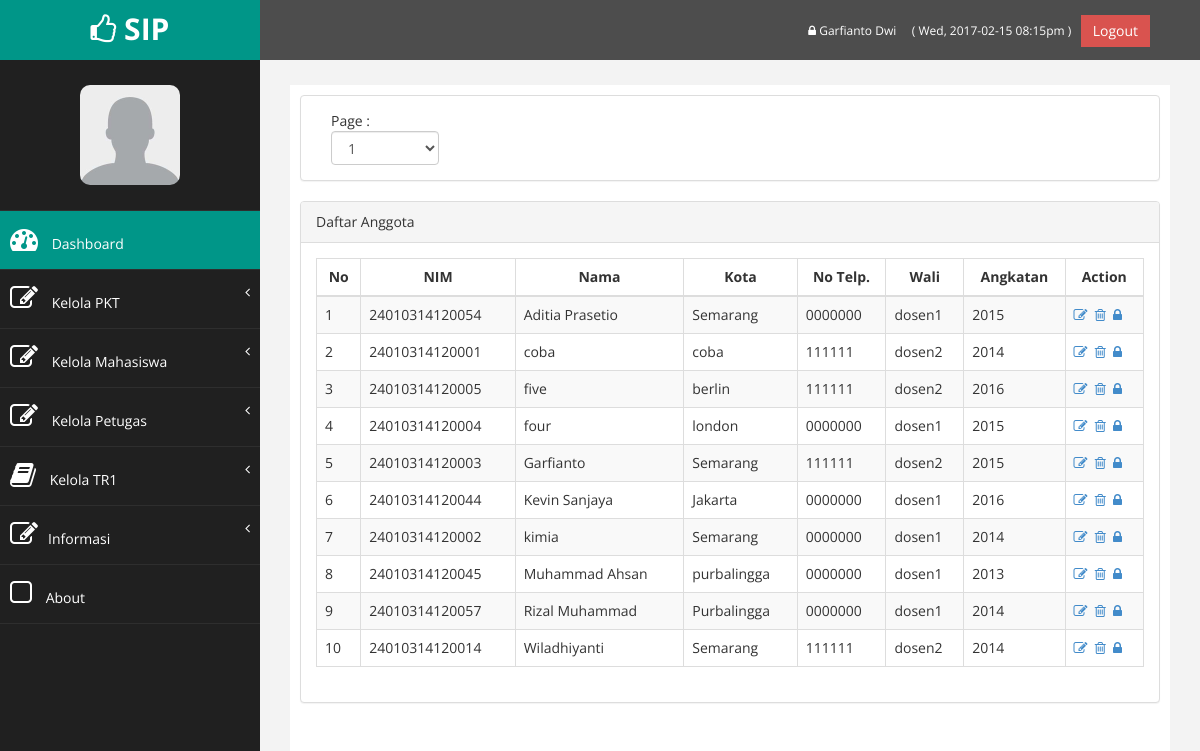
The app's page /dashboard/daftar_anggota.php (signed in) with its own data.
### tables this page shows
CREATE TABLE `petugas` (
  `idpetugas` int(11) NOT NULL,
  `nama` varchar(30) NOT NULL,
  `email` varchar(50) NOT NULL,
  `password` varchar(50) NOT NULL
);

CREATE TABLE `anggota` (
  `nim` varchar(20) NOT NULL,
  `nama` varchar(30) NOT NULL,
  `password` varchar(50) NOT NULL,
  `alamat` varchar(150) NOT NULL,
  `kota` varchar(30) NOT NULL,
  `email` varchar(50) NOT NULL,
  `no_telp` varchar(15) NOT NULL,
  `id_wali` varchar(20) NOT NULL,
  `angkatan` varchar(10) NOT NULL,
  `judul` varchar(80) NOT NULL,
  `idlab` varchar(10) NOT NULL
);

CREATE TABLE `dosen` (
  `nip` varchar(18) NOT NULL,
  `nama_dosen` varchar(30) NOT NULL,
  `alamat` varchar(50) NOT NULL,
  `no_telp` varchar(20) NOT NULL,
  `topik` varchar(30) NOT NULL,
  `password` varchar(50) NOT NULL,
  `email` varchar(50) NOT NULL,
  `id_wali` varchar(10) NOT NULL,
  `idlab` varchar(10) NOT NULL
);

### dashboard/functions.php (called while the page is built, shortened)
<?php
	require_once('connect.php');
	$con = mysqli_connect($db_host, $db_username, $db_password, $db_database);
	$site_name="SIP";
	if(isset($_SESSION['sip_masuk_aja'])){
		if($_SESSION['sip_status']=='petugas'){
			$query = "SELECT * FROM petugas WHERE idpetugas=".$_SESSION['sip_masuk_aja']."";
			$petugas=mysqli_query($con,$query);
			$petugas=$petugas->fetch_object();
			$status=$_SESSION['sip_status'];
		}elseif($_SESSION['sip_status']=='anggota'){
			$query = "SELECT * FROM anggota WHERE nim=".$_SESSION['sip_masuk_aja']."";
			$anggota=mysqli_query($con,$query);
			$anggota=$anggota->fetch_object();
			$status=$_SESSION['sip_status'];
		}elseif($_SESSION['sip_status']=='dosen'){
			$query = "SELECT * FROM dosen WHERE nip=".$_SESSION['sip_masuk_aja']."";
			$dosen=mysqli_query($con,$query);
			$dosen=$dosen->fetch_object();
			$status=$_SESSION['sip_status'];
		}elseif($_SESSION['sip_status']=='lab'){
			$query = "SELECT * FROM lab WHERE idlab=".$_SESSION['sip_masuk_aja']."";
			$lab=mysqli_query($con,$query);
			$lab=$lab->fetch_object();
			$status=$_SESSION['sip_status'];
		}else {
			echo "Harap ulangi login";
		}
	}
?>

### dashboard/daftar_anggota.php (the view, shortened to what this page needs)
<?php
	include_once('sidebar.php');
?>
<div class="row" >
	<div class="col-md-12 col-sm-12 col-xs-12">
		<div class="panel panel-default">
			<div class="panel-body">
				<div class="col-md-2 col-sm-12 col-xs-12">
					Page :
				<select class='form-control' id='page'>
				<?php
					$query = "SELECT count(nim) as jml_data FROM anggota";
					$result = $con->query( $query );
					$row = $result->fetch_object();
					$jml_data=$row->jml_data;
					$total_page=ceil($jml_data/10);
					for($i=1;$i<=$total_page;$i++){
						echo "<option value='".$i."'>".$i."</option>";
					}
				?>
				</select>
				</div>
			</div>
		</div>
	</div>
</div>
<div class="row" >
	<div class="col-md-12 col-sm-12 col-xs-12">
		<div class="panel panel-default">
			<div class="panel-heading">
			   Daftar Anggota
			</div>
			<div class="panel-body">
				<div class="table-responsive">
					<table class="table table-striped table-bordered table-hover">
						<thead>
							<tr>
								<th>No</th>
								<th>NIM</th>
								<th>Nama</th>
								<th>Kota</th>
								<th>No Telp.</th>
								<th>Wali</th>
								<th>Angkatan</th>
								<th>Action</th>
							</tr>
						</thead>
						<tbody id="hasil_anggota">
						<?php
							$query = "SELECT * FROM anggota INNER JOIN dosen ON anggota.id_wali=dosen.id_wali ORDER BY nama LIMIT 10";
							$result = $con->query( $query );
							$i=1;
							while($row = $result->fetch_object()){
								echo "<tr>";
								echo "<td>".$i."</td>";$i++;
								echo "<td>".$row->nim."</td>";
								echo "<td>".$row->nama."</td>";
								echo "<td>".$row->kota."</td>";
								echo "<td>".$row->no_telp."</td>";
								echo "<td>".$row->nama_dosen."</td>";
								echo "<td>".$row->angkatan."</td>";
								echo "<td>
										<a href='edit_anggota.php?nim=".$row->nim."'><i class='fa fa-edit'></i></a>&nbsp;
										<a href='delete_anggota.php?nim=".$row->nim."'><i class='fa fa-trash-o'></i></a>&nbsp;
										<a href='repass.php?data=anggota&nim=".$row->nim."'><i class='fa fa-lock'></i></a>
									 </td>";
								echo "</tr>";
							}
						?>
						</tbody>
					</table>
				</div>
			</div>
		</div>
	</div>
</div>
<?php
	include_once('footer.php');
?>

### dashboard/sidebar.php (shortened to what this page needs)
<?php
	require_once('functions.php');
?>
<!DOCTYPE html>
<html xmlns="http://www.w3.org/1999/xhtml">
<head>
    <link href="assets/css/bootstrap.css" rel="stylesheet" />
    <link href="assets/css/font-awesome.css" rel="stylesheet" />
    <link href="assets/css/custom.css" rel="stylesheet" />
</head>
<body>
    <div id="wrapper">
		<nav class="navbar navbar-default navbar-cls-top " role="navigation" style="margin-bottom: 0">
            <div class="navbar-header">
                <a class="navbar-brand" hKeloref="index.php"><i class="fa fa-thumbs-o-up"></i> <?php echo $site_name ?></a>
            </div>
			<div style="color: white; padding: 15px 50px 5px 50px; float: right; font-size: 16px;">
				<a href="profil.php" title='Ubah Password' style="color:#fff; font-size:12px;"><i class="fa fa-lock"></i> <?php if($status=="petugas") echo $petugas->nama; elseif($status=="dosen") echo $dosen->nama_dosen;elseif($status=="lab") echo $lab->nama_lab; else echo $anggota->nama; ?> </a>&nbsp;&nbsp;
				<a style="text-decoration: none; color:#fff; font-size:12px;"> <?php
					echo " ( ".date("D, Y-m-d") . " ". date("h:ia")." )&nbsp;&nbsp;";
				?>
				</a>
				<a href="logout.php" class="btn btn-danger square-btn-adjust">Logout</a>
			</div>
        </nav>
        <nav class="navbar-default navbar-side" role="navigation">
            <div class="sidebar-collapse">
                <ul class="nav" id="main-menu">
				<li class="text-center">
					<img src="assets/img/user/default.jpg" class="user-image img-responsive"/>
				</li>
				<li>
					<a class="active-menu" href="index.php"><i class="fa fa-dashboard fa-2x"></i> Dashboard</a>
				</li>
				<?php
				if($status=="petugas"){
					echo '<li>
						<a href="#"><i class="fa fa-edit fa-2x"></i> Kelola PKT<span class="fa arrow"></span></a>
						<ul class="nav nav-second-level">
							<li><a href="p_daftar_pkt.php">Pendaftaran PKT</a></li>
							<li><a href="daftar_pkt.php">Daftar Mahasiswa PKT</a></li>
							<li><a href="daftar_input_judul.php">Input Judul Mahasiswa PKT</a></li>
							<li><a href="daftar_judul.php">Daftar Judul Mahasiswa PKT</a></li>
							<li><a href="mhs_lab.php">Input penempatan mahasiswa</a></li>
							<li><a href="daftar_penempatan.php">Daftar penempatan mahasiswa</a></li>
							<li><a href="bimbingan.php">Input bimbingan mahasiswa</a></li>
							<li><a href="daftar_bimbingan.php">Daftar bimbingan mahasiswa</a></li>
							<li><a href="input_nilai_pkt1.php">Input nilai PKT</a></li>
							<li><a href="nilai_pkt.php">Daftar Nilai PKT</a></li>
						</ul>
					</li>
					<li>
						<a href="#"><i class="fa fa-edit fa-2x"></i> Kelola Mahasiswa<span class="fa arrow"></span></a>
						<ul class="nav nav-second-level">
							<li><a href="daftar_anggota.php">Data Anggota</a></li>
							<li><a href="tambah_anggota.php">Tambah Anggota</a></li>
						</ul>
					</li>
					<li>
						<a href="#"><i class="fa fa-edit fa-2x"></i> Kelola Petugas<span class="fa arrow"></span></a>
						<ul class="nav nav-second-level">
							<li><a href="daftar_petugas.php">Data Petugas</a></li>
							<li><a href="tambah_petugas.php">Tambah Petugas</a></li>
						</ul>
					</li>';
				}
				?>
				<li>
						<?php
							echo '<a href="#"><i class="fa fa-book fa-2x"></i> Kelola TR1';
						?>
					<span class="fa arrow"></span></a>
				</li>
				<li>
					<a href="#"><i class="fa fa-edit fa-2x"></i>Informasi<span class="fa arrow"></span></a>
				</li>
					<li>
                        <a  href="http://localhost/sip/index.php#about"><i class="fa fa-square-o fa-2x"></i> About</a>
					</li>
                </ul>
            </div>
        </nav>
        <div id="page-wrapper" >
            <div id="page-inner">

### dashboard/assets/css/custom.css (style rules this page uses)
body { font-family: 'Open Sans', sans-serif; }
#wrapper { width: 100%; background:#202020; }
#page-wrapper { padding: 15px 15px; min-height: 600px; background:#F3F3F3; }
#page-inner { width:100%; margin:10px 20px 10px 0px; background-color:#fff!important; padding:10px; min-height:1200px; }
.text-center { text-align:center; }
.square-btn-adjust { border: 0px solid transparent; -webkit-border-radius: 0px; -moz-border-radius: 0px; border-radius: 0px; }
.user-image { margin: 25px auto; -webkit-border-radius: 10px; -moz-border-radius: 10px; border-radius: 10px; max-height:100px; max-width:100px; }
.navbar-cls-top .navbar-brand { color: #fff; background: #009688; width: 260px; text-align: center; height: 60px; font-size: 30px; font-weight: 700; }
.active-menu { background-color:#009688!important; }
.arrow { float: right; }
.fa.arrow:before { content: "\f104"; }
.sidebar-collapse , .sidebar-collapse .nav { background:none; }
.sidebar-collapse .nav { padding:0; }
.sidebar-collapse .nav > li > a { color:#fff; background:#202020; text-shadow:none; }
.sidebar-collapse > .nav > li > a { padding:15px 10px; }
.sidebar-collapse > .nav > li { border-bottom: 1px solid rgba(107, 108, 109, 0.19); }
.navbar-side { border:none; background-color: #202020; }
.navbar-cls-top { background:#4D4D4D; border-bottom:none; }
.navbar-default { border:0px solid black; }
.navbar-header { background: #009688; }
.nav > li > a > i { margin-right:10px; }
@media (min-width:768px) { #page-wrapper { margin: 0 0 0 260px; padding: 15px 30px; min-height: 1200px; } }
@media (min-width:768px) { .navbar-side { z-index: 1; position: absolute; width: 260px; } }
@media (min-width:768px) { .navbar { border-radius: 0px; } }

### records on screen
petugas: nama "Garfianto Dwi"
anggota: nim "24010314120054", nama "Aditia Prasetio", kota "Semarang", dosen.no_telp "0000000", dosen.nama_dosen "dosen1", angkatan "2015"
anggota: nim "24010314120001", nama "coba", kota "coba", dosen.no_telp "111111", dosen.nama_dosen "dosen2", angkatan "2014"
anggota: nim "24010314120005", nama "five", kota "berlin", dosen.no_telp "111111", dosen.nama_dosen "dosen2", angkatan "2016"
anggota: nim "24010314120004", nama "four", kota "london", dosen.no_telp "0000000", dosen.nama_dosen "dosen1", angkatan "2015"
anggota: nim "24010314120003", nama "Garfianto", kota "Semarang", dosen.no_telp "111111", dosen.nama_dosen "dosen2", angkatan "2015"
anggota: nim "24010314120044", nama "Kevin Sanjaya", kota "Jakarta", dosen.no_telp "0000000", dosen.nama_dosen "dosen1", angkatan "2016"
anggota: nim "24010314120002", nama "kimia", kota "Semarang", dosen.no_telp "0000000", dosen.nama_dosen "dosen1", angkatan "2014"
anggota: nim "24010314120045", nama "Muhammad Ahsan", kota "purbalingga", dosen.no_telp "0000000", dosen.nama_dosen "dosen1", angkatan "2013"
anggota: nim "24010314120057", nama "Rizal Muhammad", kota "Purbalingga", dosen.no_telp "0000000", dosen.nama_dosen "dosen1", angkatan "2014"
anggota: nim "24010314120014", nama "Wiladhiyanti", kota "Semarang", dosen.no_telp "111111", dosen.nama_dosen "dosen2", angkatan "2014"

### other values on screen
$site_name "SIP"
form field value "1"
